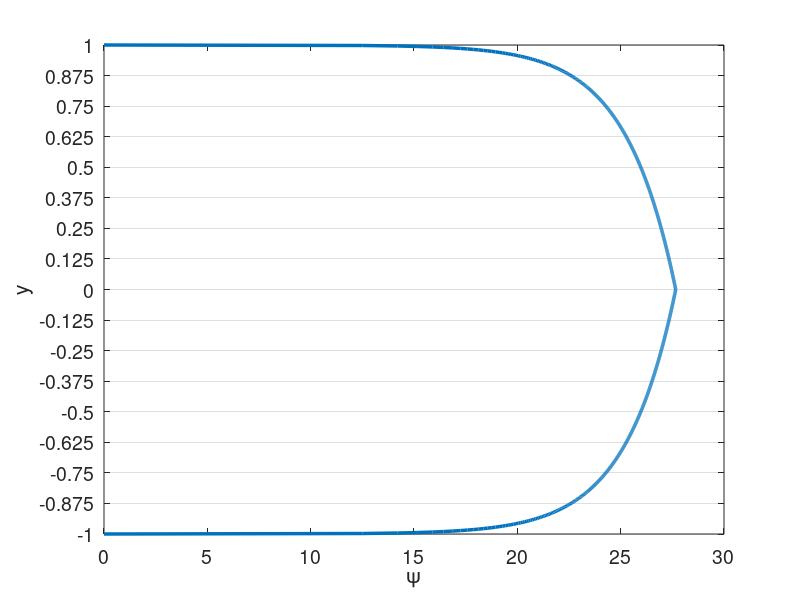

Write the MATLAB code that produced this figure. (Note: this script raises an error after producing the figure.)
% clc
clear all
close all


set(0,'DefaultAxesFontSize',14)
set(0,'defaultLineLineWidth',2.5)
% set(0,'DefaultFigureWindowStyle','docked')


linestyles = {'k-','b-','r-','g-','c-','m-','k--','b--','r--','g--','c--','m--','k-.','b-.','r-.','g-.','c-.','m-.','k:','b:','r:','g:','c:','m:'};
pointstyles = {'ko','bo','ro','go','co','mo','k^','b^','r^','g^','c^','m^','ks','bs','rs','gs','cs','ms','k*','b*','r*','g*','c*','m*','k+','b+','r+','g+','c+','m+'};
%%

%%%%%%%%%%%%%%%%%%%%%%%%%%%%%%%%%%%%%%%%%%%%%%%%%%%%%%%%%%%%%%%%%%
% Navier-Stokes Solver Demo (2D Channel)
%%%%%%%%%%%%%%%%%%%%%%%%%%%%%%%%%%%%%%%%%%%%%%%%%%%%%%%%%%%%%%%%%%

format compact;
format short; 
mu = 1/10000; %1/395;
rho = 1;
Re = rho/mu; 
dpdx = 1;
k_bc_val = 0;
omg_bc_val = 0;

%N=16; E=5; N1=N+1; nL=N1*N1*E;  % 16th order
N=4; % polynomial order  
Ex=1; % Number of elements in x
Ey=16; % Number of elements in y
CFL=50;
u_ic = Re;
pert = 0.0;
f_ic = @(x,y) 3/2*(1-y.^2);
% f_ic = @(x,y) 20*(1-y.^8);

rans_on = 1;
exp_mesh = 1;


soln_dir = "test";
plot_soln = 1;
save_soln = 1;
plot_int = 100;
save_soln_int = 1000;
restart = 0;
rst_step = 65000;

%% Enrichment information
en_on = 0;
N_en_y = 1; 
en_mag = 10;
% psi = {@(x,y) en_mag*(0.5*(1 - y.^2) + 0.*x), @(x,y) 0.*y + 0.*x};
% gpsi = {@(x,y) 0.*y + 0.*x, @(x,y) en_mag*(-1.*y + 0.*x), ...
%         @(x,y) 0.*y + 0.*x, @(x,y) 0.*y + 0.*x};
% hpsi = {@(x,y) 0.*y + 0.*x, @(x,y) en_mag*(-1 - 0.*y + 0.*x), ...
%         @(x,y) 0.*y + 0.*x, @(x,y) 0.*y + 0.*x};
    
% psi = {@(x,y) (0.5*(1 - y.^4) + 0.*x), @(x,y) 0.*y + 0.*x};
% gpsi = {@(x,y) 0.*y + 0.*x, @(x,y) (-2.*y.^3 + 0.*x), ...
%         @(x,y) 0.*y + 0.*x, @(x,y) 0.*y + 0.*x};
% hpsi = {@(x,y) 0.*y + 0.*x, @(x,y) (-6.*y.^2 + 0.*x), ...
%         @(x,y) 0.*y + 0.*x, @(x,y) 0.*y + 0.*x};
%    

    
% Law of the wall
Re_t = Re;
u_tau = 1;
nu = 1/Re_t;
kap = 0.41;
beta = 5.2;
dypdy = u_tau/nu;
ypb = 11.062299784340414;
yp = @(y) (1-abs(y))*Re_t;
psi = {@(x,y) (yp(y) <= ypb).*yp(y) + (yp(y) > ypb).*(1./kap.*log(yp(y)+eps)+beta) + 0.*x, @(x,y) 0.*y + 0.*x};
gpsi = {@(x,y) 0.*y + 0.*x,  @(x,y) ((yp(y) <= ypb).*1 + (yp(y) > ypb).*1/(kap*(yp(y)+eps)))*dypdy + 0.*x,...
        @(x,y) 0.*y + 0.*x, @(x,y) 0.*y + 0.*x};
hpsi = {@(x,y) 0.*y + 0.*x,  @(x,y) ((yp(y) <= ypb).*0 + (yp(y) > ypb).*-1./(kap*(yp(y)+eps).^2))*dypdy*dypdy + 0.*x,...
        @(x,y) 0.*y + 0.*x, @(x,y) 0.*y + 0.*x};
    

%% Plot psi
figure(5)
ys_plot = linspace(-1,1,1000);
plot(psi{1}(0,ys_plot),ys_plot)
xlabel('\psi')
ylabel('y')
set(gca, 'YGrid', 'on', 'XGrid', 'off')
yticks(linspace(-1,1,Ey+1));

psi_p = psi{1}(0,N_en_y*2/Ey-1);
dypsi_p1 = gpsi{2}(0,N_en_y*2/Ey-1);
dypsi_p2 = gpsi{2}(0,1-N_en_y*2/Ey);

%% Begin Solve
E=Ex*Ey; % Total number of elements
N1=N+1;
disp("Generating Matrices")
Q=makeq(Ex,Ey,N); % Global continuity
R=maker(Q,Ex,N); % Restriction matrix, applies Dirichlet conditions
[X,Y]=make_geom_channel(Ex,Ey,N);      % Geometry in local form
if exp_mesh
    [X,Y]=make_geom_channel_exp(Ex,Ey,N);      % Geometry in local form
end
en_b_nodes = get_en_bound_nodes(Ex,Ey,N,N_en_y);

Ys = zeros(Ey*length(Y(1,:,1)),1);
for i = 1:Ey
    Ys((i-1)*(N+1)+1:(i)*(N+1)) = Y(1,:,(i-1)*Ex+1);
end
        
[G,J,ML,RX]=make_coef(X,Y);
[Ah,Bh,Ch,Dh,z,w]=semhat(N);
[Gs, Gs_x, Gs_y] =  face_mats(X,Y,E,N);
Gs_c = R*Q'*apply_en_cont(Gs,en_b_nodes,psi_p);
Gsb = R*Q'*Gs*Q*R';


[n,nb]=size(R); 
nL=N1*N1*E;

Ab=spalloc(nL,nL,nL*N);    %  Generate Abar
for j=1:nL
    x=zeros(nL,1); 
    x(j)=1; 
    Ab(:,j)=abar_c(x,Dh,G,Q);  % assembled Neumann Operator
end
A_c=R*Q'*apply_en_cont(Ab,en_b_nodes,psi_p);
S_check=full(Ab);
Ab = Q'*Ab*Q;
A=R*Ab*R'; % Full stiffness matrix
Bb=reshape(ML,nL,1); % Form Mass matrix
Bb=diag(Bb); 
Bb=sparse(Bb); 
Ma=R*Q'*Bb*Q*R'; % Assembling mass matrix  % Full mass matrix
M_c = R*Q'*apply_en_cont(Bb,en_b_nodes,psi_p);


%% Form matrices for rans

[L_x,L_y,J_x,J_y] = dir_jac(E,X,Y);
w2d = w*w';
w1d = reshape(w2d,[N1*N1,1])';
[dphi_dxi, dphi_deta, dphi_dx, dphi_dy, dpdx_dpdx, dpdy_dpdy, dpdx_dpdy, ...
        dpdx_dpdx_flat, dpdy_dpdy_flat, dpdx_dpdy_flat] ...
    = get_phi_grads(N1,Dh,E,J_x,J_y);
dphi_dx_flat = reshape(dphi_dx,N1*N1,N1*N1,E);
dphi_dy_flat = reshape(dphi_dy,N1*N1,N1*N1,E);

% myA = zeros(N1*N1*E);
% for ie=1:E
%     for i=1:N1*N1
%         for j=1:N1*N1
%             myA((ie-1)*N1*N1+i,(ie-1)*N1*N1+j) = ... 
%                 sum(J(:,:,ie).*w2d.*dpdx_dpdx(:,:,i,j,ie) ...
%                + J(:,:,ie).*w2d.*dpdy_dpdy(:,:,i,j,ie),'All');           
%         end
%     end    
% end

A_x = form_Ax(N1,E,w2d,J_x,J,dpdx_dpdx,ones(size(J)));
A_y = form_Ay(N1,E,w2d,J_y,J,dpdy_dpdy,ones(size(J)));
A_xy = form_Axy(N1,E,w2d,J_x,J_y,J,dpdx_dpdy,ones(size(J)));


SS = zeros(N1,N1,E,2,2);
OS = zeros(N1,N1,E,2,2);
dudx = zeros(N1,N1,E);
dudy = zeros(N1,N1,E);
dvdx = zeros(N1,N1,E);
dvdy = zeros(N1,N1,E);
dkdx = zeros(N1,N1,E);
dkdy = zeros(N1,N1,E);
domgdx = zeros(N1,N1,E);
domgdy = zeros(N1,N1,E);

%%
M_check=full(Bb);

Ma_uv_check = zeros(2*nL);
Ma_uv_check(1:nL,1:nL) = M_check;
Ma_uv_check(nL+1:2*nL,nL+1:2*nL) = M_check;
A_uv_check = zeros(2*nL);
A_uv_check(1:nL,1:nL) = S_check;
A_uv_check(nL+1:2*nL,nL+1:2*nL) = S_check;

M_q = full(Ma);
S_q = full(A);


%%
% Assemble overall system matrices
nn = length(Ma); % number of nodes in the domain
Ma_uv = zeros(2*nn);
Ma_uv(1:nn,1:nn) = Ma;
Ma_uv(nn+1:2*nn,nn+1:2*nn) = Ma;
Ma_uv = sparse(Ma_uv);
A_uv = zeros(2*nn);
A_uv(1:nn,1:nn) = A;
A_uv(nn+1:2*nn,nn+1:2*nn) = A;
A_uv = sparse(A_uv);
ML_uv = zeros(2*(N+1),2*(N+1),E);
ML_uv(1:N+1,1:N+1,1:E) = ML;
ML_uv(N+2:2*(N+1),N+2:2*(N+1),1:E) = ML;
G_uv = zeros(2*nn);
G_uv(1:nn,1:nn) = Gsb;
G_uv(nn+1:2*nn,nn+1:2*nn) = Gsb;
G_uv = sparse(G_uv);



%% Assemble enrichment matrices
psi_xy{1} = psi{1}(X,Y);
psi_xy{2} = psi{2}(X,Y);
if en_on
    disp("Computing enrichment")
    [Mp,Sp,T1,T2,T1_alt,T1_alt2,Mp_alt,Sp_alt,z_en,w_en] = enrich_mats(X,Y,E,N,psi,gpsi,hpsi,J);
    nb = N1*N1;
    
    [L_x_e,L_y_e,Jac_e,gpsi_e,Jac_e_flat,gpsi_e_flat] =  precomp_en(X,Y,E,N,psi,gpsi,hpsi);  
        
    for is=1:2
        Mp_all{is} = zeros(nb*E,nb*E);
        Sp_all{is} = zeros(nb*E,nb*E);
        T1_all{is} = zeros(N+1,N+1,E);
        T2_all{is} = zeros(N+1,N+1,E);
        T1_alt_all{is} = zeros(N+1,N+1,E);
        T1_alt2_all{is} = zeros(N+1,N+1,E);
        Mp_alt_all{is} = zeros(nb*E,nb*E);
        Sp_alt_all{is} = zeros(nb*E,nb*E);
        
        T1_rs{is} = reshape(T1{is},[N+1,N+1,E]);
        T2_rs{is} = reshape(T2{is},[N+1,N+1,E]);
        T1_alt_rs{is} = reshape(T1_alt{is},[N+1,N+1,E]);
        T1_alt2_rs{is} = reshape(T1_alt2{is},[N+1,N+1,E]);
        
        % TODO: Assemble differently for different elements
        for iy = 1:Ey
            for ix = 1:Ex
                i = (iy-1)*Ex+ix;
                if ((iy <= N_en_y) || (iy > Ey-N_en_y))
                    Mp_all{is}((i-1)*nb+1:i*nb,(i-1)*nb+1:i*nb) = Mp{is}(:,:,i);
                    Sp_all{is}((i-1)*nb+1:i*nb,(i-1)*nb+1:i*nb) = Sp{is}(:,:,i);
                    T1_all{is}(:,:,i) = T1_rs{is}(:,:,i); 
                    T2_all{is}(:,:,i) = T2_rs{is}(:,:,i);
                    T1_alt_all{is}(:,:,i) = T1_alt_rs{is}(:,:,i); 
                    T1_alt2_all{is}(:,:,i) = T1_alt2_rs{is}(:,:,i); 
                end                
            end
        end
        %%
        if is == 1
            Mp_check_1 = full(Mp_all{is});
            Sp_check_1 = full(Sp_all{is});
            T1_check_1 = full(T1_all{is});
            T2_check_1 = full(T2_all{is});
            Mp_check_2 = zeros(size(Mp_all{is}));
            Sp_check_2 = zeros(size(Mp_all{is}));
            T1_check_2 = zeros(size(Mp_all{is}));
            T2_check_2 = zeros(size(Mp_all{is}));
        elseif is == 2
            Mp_check_2 = full(Mp_all{is});
            Sp_check_2 = full(Sp_all{is});
            T1_check_2 = full(T1_all{is});
            T2_check_2 = full(T2_all{is});
        end
        %%
        Mp_all{is} = sparse(Mp_all{is});        
        Mp_all_c{is} = R*Q'*apply_en_cont(Mp_all{is},en_b_nodes,psi_p);
        Mp_all{is} = R*Q'*Mp_all{is}*Q*R';
        Sp_all{is} = sparse(Sp_all{is});
        Sp_all_c{is} = R*Q'*apply_en_cont(Sp_all{is},en_b_nodes,psi_p);
        Sp_all_Q{is} = Q'*Sp_all{is}*Q;
        Sp_all{is} = R*Q'*Sp_all{is}*Q*R';
        
        Mp_alt_all{is} = sparse(Mp_alt_all{is});        
        Mp_alt_all_c{is} = R*Q'*apply_en_cont(Mp_alt_all{is},en_b_nodes,psi_p);
        Mp_alt_all{is} = R*Q'*Mp_alt_all{is}*Q*R';   
    end
    
    Mp_uv = zeros(2*nn);
    Sp_uv = zeros(2*nn);
    Mp_uv(1:nn,1:nn) = Mp_all{1};
    Mp_uv(1:nn,nn+1:2*nn) = Mp_all{2};
    Sp_uv(1:nn,1:nn) = Sp_all{1};
    Sp_uv(nn+1:2*nn,nn+1:2*nn) = Sp_all{1};
    
    %%
    Mp_uv_check = zeros(2*nL);
    Mp_uv_check(1:nL,1:nL) = Mp_check_1;
    Mp_uv_check(1:nL,nL+1:2*nL) = Mp_check_2;
    Sp_uv_check(1:nL,1:nL) = Sp_check_1;
    Sp_uv_check(nL+1:2*nL,nL+1:2*nL) = Sp_check_1;
    Mp_q_1 = full(Mp_all{1});
    Sp_q_1 = full(Sp_all{1});
    
    Mp_q_2 = full(Mp_all{2});
    Sp_q_2 = full(Sp_all{2});
    %%

    Mp_uv = sparse(Mp_uv);
    Sp_uv = sparse(Sp_uv);   
end

%%

dxmin=pi*(z(N1)-z(N))/(2*Ex); % Get min dx for CFL constraint
Tfinal=50; 
dt=CFL*dxmin/u_ic; 
nstep=ceil(Tfinal/dt); 
dt=Tfinal/nstep; 
% Print information
nstep
dt
yp1 = (1+Y(1,2))*Re

disp("Computing inverse")
Ai=pinv(full(Ab)); 

disp("Setting Initial Conditions")
% Initial conditions
u=u_ic*ones(size(ML)); 
v=0*ML;
k=k_bc_val*ones(size(ML));
omg=omg_bc_val*ones(size(ML));

for e = 1:E
    for i = 1:N+1
        for j = 1:N+1
            u(i,j,e) = f_ic(X(i,j,e),Y(i,j,e))+pert*rand()*u_ic;
            v(i,j,e) = v(i,j,e)+pert*rand()*u_ic;
            if en_on
                if ((e <= Ex*N_en_y) || (e > (Ey-N_en_y)*Ex))
                    u(i,j,e) = u(i,j,e) - psi{1}(X(i,j,e),Y(i,j,e));
                    v(i,j,e) = v(i,j,e) - psi{2}(X(i,j,e),Y(i,j,e));
                end
            end
        end
    end
end

% u_tau = 1;
u_tau = sqrt(0.316./(Re.^0.25)/8);
Yp = max((1-abs(Y))*u_tau*Re,1e-3)+eps;
sigma = 0.6;
fact = exp((-(log10(Yp)-1).^2)./(2*sigma.^2));
k = k_bc_val + 4.5*u_tau*u_tau*fact;

eps_s = 3;
omg_bc_val = 0; %40000*u_tau.^2/(mu*eps_s.^2);
omg = omg_bc_val + 0.5*Re*u_tau*u_tau*fact;

% u = apply_en_cont_soln(u,en_b_nodes,psi_p);
u1=u; u2=u; u3=u; fx3=u; fx2=u; fx1=u;
v1=v; v2=v; v3=v; fy3=v; fy2=v; fy1=v;
k1=k; k2=k; k3=k; fk3=k; fk2=k; fk1=k;
omg1=omg; omg2=omg; omg3=omg; fomg3=omg; fomg2=omg; fomg1=omg;

F = dpdx*ones(size(ML));
% Fb=reshape(ML.*F,nL,1); %% Output
% 
% Fb=Bb\(Q'*Fb);  

uv = [u;v];

%%
uv_ic_check = uv;

%% Setup BC if nonzero
% u_bc = ones(size(u)).*((Y==1)+(Y==-1));
% u_bc = reshape(ML.*u_bc,nL,1);
% u_bc = Bb\(Q'*u_bc);

k_bc = k_bc_val.*ones(size(k));
k_bc = reshape(ML.*k_bc,nL,1);
k_bc = (Q'*Bb*Q)\(Q'*k_bc);

omg_bc = omg_bc_val.*ones(size(omg));
omg_bc = reshape(ML.*omg_bc,nL,1);
omg_bc = (Q'*Bb*Q)\(Q'*omg_bc);


%%
disp("Timestepping")
if restart==1 
    fname = strcat(soln_dir,"/soln_Re_",num2str(Re),"_P_",num2str(N),"_",num2str(Ex),"x",num2str(Ey),"_step_",num2str(rst_step),".mat");
    load(fname);
end

plot1 = 1;
time = 0;
plot1 = post_channel(N,Ex,Ey,w,X,Y,Ys,en_on,time,u,psi_xy,N_en_y,plot1);
if save_soln
    mkdir(soln_dir);
end
%%
% psi_len = length(M_c);
% psi_c = zeros(psi_len,1);
% psi_c(1:psi_len/2) = -1*ones(psi_len/2,1)*psi_p;
% psi_c(psi_len/2+1:psi_len) = 1*ones(psi_len/2,1)*psi_p;
for step=1:nstep
    if (step == 1) && (restart == 1)
        step = rst_step;
    end
    
    %% Form S
    u_flat = reshape(u,N1*N1,E);
    v_flat = reshape(v,N1*N1,E);
    k_flat = reshape(k,N1*N1,E);
    omg_flat = reshape(omg,N1*N1,E);

    
    for ie = 1:E
        dudx(:,:,ie) = reshape(dphi_dx_flat(:,:,ie)*u_flat(:,ie),N1,N1);
        dvdx(:,:,ie) = reshape(dphi_dx_flat(:,:,ie)*v_flat(:,ie),N1,N1);
        dudy(:,:,ie) = reshape(dphi_dy_flat(:,:,ie)*u_flat(:,ie),N1,N1);
        dvdy(:,:,ie) = reshape(dphi_dy_flat(:,:,ie)*v_flat(:,ie),N1,N1);
        dkdx(:,:,ie) = reshape(dphi_dx_flat(:,:,ie)*k_flat(:,ie),N1,N1);
        dkdy(:,:,ie) = reshape(dphi_dy_flat(:,:,ie)*k_flat(:,ie),N1,N1);
        domgdx(:,:,ie) = reshape(dphi_dx_flat(:,:,ie)*omg_flat(:,ie),N1,N1);
        domgdy(:,:,ie) = reshape(dphi_dy_flat(:,:,ie)*omg_flat(:,ie),N1,N1);
    end
    
    if en_on
        dudx = dudx + gpsi_e{1};
        dudy = dudy + gpsi_e{2};
        dvdx = dvdx + gpsi_e{3}; % Doesn't matter given assumptions
        dvdy = dvdy + gpsi_e{4}; % Doesn't matter given assumptions
    end
    
    SS(:,:,:,1,1) = 1/2*(dudx+dudx);
    SS(:,:,:,1,2) = 1/2*(dudy+dvdx);
    SS(:,:,:,2,1) = 1/2*(dvdx+dudy);
    SS(:,:,:,2,2) = 1/2*(dvdy+dvdy);
    OS(:,:,:,1,1) = 1/2*(dudx-dudx);
    OS(:,:,:,1,2) = 1/2*(dudy-dvdx);
    OS(:,:,:,2,1) = 1/2*(dvdx-dudy);
    OS(:,:,:,2,2) = 1/2*(dvdy-dvdy);
    

    %% Get rans values
    [mu_t,gam_k,gam_omg,G_k,G_omg,Y_k,Y_omg,S_k,S_omg,R1,R2,R3] ...
        = get_rans_coeffs(rho,mu,k,omg,SS,OS,dkdx,dkdy,domgdx,domgdy,Y,u,v);
    Re_t = rho./(mu_t+eps);
    Re_comb = rho./(mu*ones(size(mu_t))+mu_t*rans_on);
    Re_k = rho./gam_k;
    Re_omg = rho./gam_omg;
    %% Timestepping
    time=step*dt;
    if step==1; b0=1.0;    b= [ -1 0 0 ]';       a=[ 1  0 0 ]'; end
    if step==2; b0=1.5;    b=([ -4 1 0 ]')./2;   a=[ 2 -1 0 ]'; end
    if step>=3; b0=11./6.; b=([ -18 9 -2 ]')./6; a=[ 3 -3 1 ]'; end

    % Compute A
    [A_x_full,A_y_full,A_xy_full] = form_Ax_Ay_Axy(N1,E,w1d,J,dpdx_dpdx_flat,dpdy_dpdy_flat,dpdx_dpdy_flat,Re_comb);
    A_x = R*Q'*A_x_full*Q*R';
    A_y = R*Q'*A_y_full*Q*R';
    A_xy = R*Q'*A_xy_full*Q*R';
    A_uv = zeros(2*nn);
    A_uv(1:nn,1:nn) = 2*A_x+A_y+A_xy;
    A_uv(nn+1:2*nn,nn+1:2*nn) = A_x+2*A_y+A_xy';
    A_uv = sparse(A_uv);
    
%     if step>=3
        if en_on
            A_full = 2*A_x_full+A_y_full+A_xy_full;
            A_c=R*Q'*apply_en_cont(A_full,en_b_nodes,psi_p);
%             H_x=(Ma + A*dt/(b0*Re) + dt/b0*(Mp_all{1} + Sp_all{1}));
%             H_y=(Ma + A*dt/(b0*Re));
%             [LH_x,UH_x]=lu(H_x);
%             [LH_y,UH_y]=lu(H_y);
            terms_x = 1/Re*(T1_all{1})+T2_all{1};
            terms_y = 1/Re*(T1_all{2})+T2_all{2};
            
            T1_comp = 1/Re*reshape(T1_alt_all{1},nL,1);
            [T1_new] = form_T1_psi(E,N,w1d,Jac_e_flat,dphi_dy_flat,gpsi_e_flat,Re_comb,N_en_y);
            
            T1_rhs = (dt/b0)*R*Q'*reshape(T1_new,nL,1);
            
            H_uv = (Ma_uv + (A_uv)*dt/(b0) + dt/b0*(Mp_uv + Sp_uv));
            H_c = (M_c + (A_c)*dt/(b0) + dt/b0*(Mp_all_c{1}+Sp_all_c{1}));
%             H_q = full(H_uv);
            rhs_c = (H_c);
            [LH_uv,UH_uv]=lu(H_uv);
            
            if rans_on
                [A_x_k,A_y_k] = form_Ax_Ay(N1,E,w1d,J,dpdx_dpdx_flat,dpdy_dpdy_flat,Re_k);
                A_k = R*Q'*(A_x_k + A_y_k)*Q*R';
                Ab_k = Q'*(A_x_k + A_y_k)*Q;
                H_k=(Ma+A_k*dt/(b0)+dt/b0*Sp_all{1});
                H_k_bar = (Q'*Bb*Q+ Ab_k*dt/(b0)+dt/b0*Sp_all_Q{1});
        
                [LH_k,UH_k]=lu(H_k);
        
                % Assuming Re_omg=Re_k
                H_omg = H_k;
                H_omg_bar = H_k_bar;
                LH_omg = LH_k;
                UH_omg = UH_k;
            end
        else
%             H=(Ma + A*dt/(b0*Re));
%             [LH_x,UH_x]=lu(H);
%             LH_y = LH_x;
%             UH_y = UH_x;

            terms_x = zeros(N+1,N+1,E);
            terms_y = zeros(N+1,N+1,E);
            T1_rhs = 0;
            
            H_uv = (Ma_uv + (A_uv)*dt/(b0));
%             H_check = (Ma_uv_check + A_uv_check*dt/(b0*Re)); 
            rhs_c = zeros(size(Ma(:,1)));
            [LH_uv,UH_uv]=lu(H_uv);
            
%             Hbar=(Bb+ Ab*dt/(b0*Re));
            if rans_on
                [A_x_k,A_y_k] = form_Ax_Ay(N1,E,w1d,J,dpdx_dpdx_flat,dpdy_dpdy_flat,Re_k);
                A_k = R*Q'*(A_x_k + A_y_k)*Q*R';
                Ab_k = Q'*(A_x_k + A_y_k)*Q;
                H_k=(Ma+A_k*dt/(b0));
                H_k_bar = (Q'*Bb*Q+ Ab_k*dt/(b0));
        
                [LH_k,UH_k]=lu(H_k);
        
                % Assuming Re_omg=Re_k
                H_omg = H_k;
                H_omg_bar = H_k_bar;
                LH_omg = LH_k;
                UH_omg = UH_k;
            end
        end
        
        b0i=1./b0;
%     end % Viscous op
    

    
 
    %% uv version
    
%   Nonlinear step - unassembled, not multiplied by mass matrix

    fx1 = -convl(u,RX,Dh,u,v) + F; % du = Cu  
    fy1 = -convl(v,RX,Dh,u,v); % dv = Cv
    fk1 = -convl(k,RX,Dh,u,v) + G_k - Y_k + S_k; % dk = Ck
    fomg1 = -convl(omg,RX,Dh,u,v) + G_omg - Y_omg + S_omg + R1 + R2 + R3; % domg = Comg
    
    %%

    rx   = a(1)*fx1   + a(2)*fx2   + a(3)*fx3; % kth-order extrapolation
    ry   = a(1)*fy1   + a(2)*fy2   + a(3)*fy3;
    rk   = a(1)*fk1   + a(2)*fk2   + a(3)*fk3;
    romg = a(1)*fomg1 + a(2)*fomg2 + a(3)*fomg3;

    fx3=fx2; fx2=fx1; 
    fy3=fy2; fy2=fy1; 
    fk3=fk2; fk2=fk1;
    fomg3=fomg2; fomg2=fomg1;

    rx  = dt*rx - (b(1)*u+b(2)*u2+b(3)*u3); u3=u2; u2=u; % Add BDF terms
    ry  = dt*ry - (b(1)*v+b(2)*v2+b(3)*v3); v3=v2; v2=v; %     and
    rk  = dt*rk - (b(1)*k+b(2)*k2+b(3)*k3); k3=k2; k2=k;
    romg = dt*romg - (b(1)*omg+b(2)*omg2+b(3)*omg3); omg3=omg2; omg2=omg;
    
    ut  = b0i*rx; 
    vt  = b0i*ry; 
    k   = b0i*rk;
    omg = b0i*romg;

%   uL=ut; vL=vt;
    [uL,vL,pr]=pressure_project(ut,vt,Ai,Q,ML,RX,Dh); % Div-free velocity
    pr = (b0/dt)*pr;
    

    %%

    %   Set RHS.                 %Viscous update. %  Convert to local form.
%     u=R*(Q'*reshape(ML.*uL,nL,1)-Hbar*u_bc);
    u_rhs=R*(Q'*reshape(ML.*uL,nL,1));
    v_rhs=R*(Q'*reshape(ML.*vL,nL,1));
    
    if rans_on
        k_rhs=R*(Q'*reshape(ML.*k,nL,1));%-H_k_bar*k_bc);
        omg_rhs=R*(Q'*reshape(ML.*omg,nL,1));%-H_omg_bar*omg_bc);
    end
    
    u_rhs = u_rhs + T1_rhs;
    
    %%
    
    uv = [u_rhs+rhs_c;v_rhs];
    uv=UH_uv\(LH_uv\uv);
 
    if rans_on
        k = UH_k\(LH_k\k_rhs);
        omg = UH_omg\(LH_omg\omg_rhs);
    end
    
    u = uv(1:nn);
    v = uv(nn+1:2*nn);
    u=Q*(R'*u);
    if en_on
        u = apply_en_cont_soln(Ey,N_en_y,en_b_nodes,u,psi_p);
    end
    u=reshape(u,N1,N1,E);
    v=Q*(R'*v);
    v=reshape(v,N1,N1,E);
    
    
    if rans_on
        k=Q*(R'*k);%+k_bc);
        k=reshape(k,N1,N1,E);
        omg=Q*(R'*omg);%+omg_bc);
        omg=reshape(omg,N1,N1,E);
    end
    
    
%% Output
    if mod(step,plot_int)==0 && plot_soln
        plot1 = post_channel(N,Ex,Ey,w,X,Y,Ys,en_on,time,u,psi_xy,N_en_y,plot1);
    end
    if mod(step,save_soln_int)==0 && save_soln
        fname = strcat(soln_dir,"/soln_Re_",num2str(Re),"_P_",num2str(N),"_",num2str(Ex),"x",num2str(Ey),"_step_",num2str(step),".mat");
        save(fname,"u","v","pr","psi","gpsi","hpsi","N","Ex","Ey","en_on","time","psi_xy","N_en_y","w","X","Y","Ys","Re","pert","k","omg","mu_t","k_bc","omg_bc","rho");
    end
    if isnan(u(1,2))
        return
    end

end
%%%%%%%%%%%%%%%%%%%%%%%%%%%%%%%%%%%%%%%%%%%%%%%%%%%%%%%%%%%%%%%%%%
